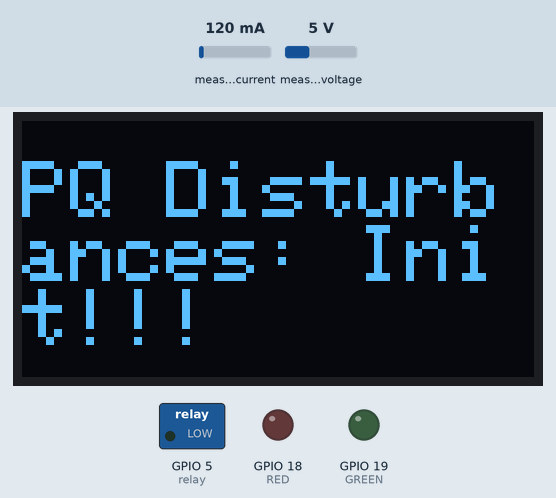
A sketch run on a simulated ESP32. Parts: 128×64 one-colour display, switched loads named in the sketch (green lamp = pin HIGH), output pins drawn as LEDs (lit = HIGH). The inputs (shaded band) are chosen by the test bench; at power-on: measured current 120 mA, measured voltage 5 V. WiFi joins after 1.5 s; servers stay silent unless stated; the local clock reads 2024-03-15 10:24:30 at power-on unless the sketch sets it; what the sketch prints to the serial monitor is not drawn.

Above: at 4.1 s.
At 60.1 s:
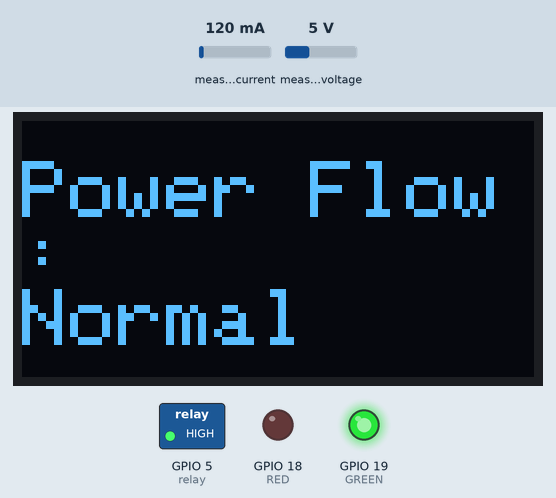
Timing chart, 0 to 61.6 s (numbered marks = the images above):
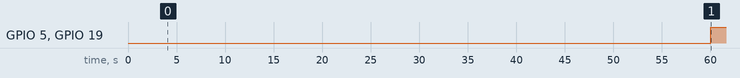

The sketch:

pzem-004t-.ino
```cpp
#include <Arduino.h>
#include <HardwareSerial.h>
#include <PZEM004T.h>
#include <WiFi.h>
#include <Firebase_ESP_Client.h>
#include <Wire.h>
#include <Adafruit_GFX.h>
#include <Adafruit_SSD1306.h>
#define SCREEN_WIDTH 128 // OLED display width, in pixels
#define SCREEN_HEIGHT 64 // OLED display height, in pixels
// ESP32 connections - SCL: D22; SDA: D21 of the ESP32.
#include "time.h"

void checkpqfunc();

//Pin definitions
const int relay = 5;
const int GREEN = 19;
const int RED = 18;

const int threshold_Vrms = 230;
const int undervoltage = 0.9 * threshold_Vrms;
const int overvoltage = 1.1*threshold_Vrms;

// Declaration for an SSD1306 display connected to I2C (SDA, SCL pins)
Adafruit_SSD1306 display(SCREEN_WIDTH, SCREEN_HEIGHT, &Wire, -1);

HardwareSerial PzemSerial2(2);     // Use hwserial UART2 at pins IO-16 (RX2) and IO-17 (TX2)
PZEM004T pzem(&PzemSerial2);

IPAddress ip(192,168,1,1);

#include "addons/TokenHelper.h"
#include "addons/RTDBHelper.h"

// Insert your network credentials
#define WIFI_SSID "******"
#define WIFI_PASSWORD "******"

// Insert Firebase project API Key
#define API_KEY "****"

// Insert Authorized Email and Corresponding Password
#define USER_EMAIL "*******"
#define USER_PASSWORD "******"

// Insert RTDB URLefine the RTDB URL
#define DATABASE_URL "********"

// Define Firebase objects
FirebaseData fbdo;
FirebaseAuth auth;
FirebaseConfig config;

// Variable to save USER UID
String uid;

// Database main path (to be updated in setup with the user UID)
String databasePath;

// Database child nodes
String voltPath = "/voltage";
String currPath = "/current";
String powPath = "/power";
String activePath = "/activeenergy";
String timePath = "/timestamp";

// Parent Node (to be updated in every loop)
String parentPath;

int timestamp;
FirebaseJson json;

const char* ntpServer = "pool.ntp.org";
float v;
float voltage;
float current;
float power;
float energy;

// Timer variables (send new readings every three minutes)
unsigned long sendDataPrevMillis = 0;
unsigned long timerDelay = 180000;
unsigned long previMillis = 0;
const long interval = 60000;

// Initialize WiFi
void initWiFi() {
  WiFi.begin(WIFI_SSID, WIFI_PASSWORD);
  Serial.print("Connecting to WiFi ..");
  while (WiFi.status() != WL_CONNECTED) {
    Serial.print('.');
    delay(1000);
  }
  Serial.println(WiFi.localIP());
  Serial.println();
}
// Function that gets current epoch time
unsigned long getTime() {
  time_t now;
  struct tm timeinfo;
  if (!getLocalTime(&timeinfo)) {
    //Serial.println("Failed to obtain time");
    return(0);
  }
  time(&now);
  return now;
}
void setup() {
  Serial.begin(115200);
  pzem.setAddress(ip);
  initWiFi();
  configTime(0, 0, ntpServer);
  //--------------------------pin modes----------------------//
  pinMode(GREEN, OUTPUT);
  pinMode(RED, OUTPUT);
  pinMode(relay, OUTPUT);
  // ............................for the display...............................//

  //initialize display display with address 0x3C for 128x64
  if(!display.begin(SSD1306_SWITCHCAPVCC, 0x3C)) { // Address 0x3D for 128x64
    Serial.println(F("SSD1306 allocation failed"));
    for(;;);
  }

  delay(2000);         // wait for initializing
  display.clearDisplay(); // clear display

  display.setTextSize(2);          // text size
  display.setTextColor(WHITE);     // text color
  display.setCursor(0, 10);        // position to display
  display.println("PQ Disturbances: Init!!!"); // text to display
  display.display();               // show on display

  //......................................./display.........................//

  // Assign the api key (required)
  config.api_key = API_KEY;

  // Assign the user sign in credentials
  auth.user.email = USER_EMAIL;
  auth.user.password = USER_PASSWORD;

  // Assign the RTDB URL (required)
  config.database_url = DATABASE_URL;

  Firebase.reconnectWiFi(true);
  fbdo.setResponseSize(4096);

  // Assign the callback function for the long running token generation task */
  config.token_status_callback = tokenStatusCallback; //see addons/TokenHelper.h

  // Assign the maximum retry of token generation
  config.max_token_generation_retry = 5;

  // Initialize the library with the Firebase authen and config
  Firebase.begin(&config, &auth);

  // Getting the user UID might take a few seconds
  Serial.println("Getting User UID");
  while ((auth.token.uid) == "") {
    Serial.print('.');
    delay(1000);
  }
  // Print user UID
  uid = auth.token.uid.c_str();
  Serial.print("User UID: ");
  Serial.println(uid);

  // Update database path
  databasePath = "/UsersData/" + uid + "/readings";
}
// PQ functions ..................................................................//
void checkpqfunc(){ // include timing to meet the time requirements
  float v = pzem.voltage(ip);

  unsigned long currentMillis = millis();
  if(currentMillis - previMillis >= interval){
      previMillis = currentMillis;
       if (v <= undervoltage && v >= 0){ // undervoltage
       digitalWrite(relay, LOW);
       digitalWrite(GREEN, LOW);
       digitalWrite(RED, HIGH);

       display.clearDisplay();
       display.setCursor(0, 10);        // position to display
       display.println("Power Flow: ");
       display.print("Under voltage");

       display.display();
       }
     else if (v >= overvoltage){ // overvoltage
       digitalWrite(relay, LOW);
       digitalWrite(GREEN, LOW);
       digitalWrite(RED, HIGH);

       display.clearDisplay();
       display.setCursor(0, 10);        // position to display
       display.println("Power Flow: ");
       display.print("Over voltage");

       display.display();
       }
     else if (v <0){ // interruptions
       digitalWrite(relay, LOW);
       digitalWrite(GREEN, LOW);
       digitalWrite(RED, HIGH);

       display.clearDisplay();
       display.setCursor(0, 10);        // position to display
       display.print("Interruption");

       display.display();
       }
     else{
       digitalWrite(relay, HIGH);
       digitalWrite(GREEN, HIGH);
       digitalWrite(RED, LOW);

       display.clearDisplay();
       display.setCursor(0, 10);        // position to display
       display.println("Power Flow: ");
       display.print("Normal");

       display.display();
       }
   }
}
// -------------------------------------------//end of pq funcs-------------------//
void loop() {
   //.......................power quality func calling .........................//
    checkpqfunc();
   // ----------------------end of pq funcs calls ------------------------------//
  if (Firebase.ready() && (millis() - sendDataPrevMillis > timerDelay || sendDataPrevMillis == 0)){
    sendDataPrevMillis = millis();
    //Get current timestamp
    timestamp = getTime();
    Serial.print ("time: ");
    Serial.println (timestamp);

    parentPath= databasePath + "/" + String(timestamp);

    json.set(timePath, String(timestamp));
    json.set(voltPath.c_str(), String(pzem.voltage(ip)));
    json.set(currPath.c_str(), String(pzem.current(ip)));
    json.set(powPath.c_str(), String(pzem.power(ip)));
    json.set(activePath.c_str(), String(pzem.energy(ip)));
    Serial.printf("Set json... %s\n", Firebase.RTDB.setJSON(&fbdo, parentPath.c_str(), &json) ? "ok" : fbdo.errorReason().c_str());
  }
}
```

Measured:
- by itself, GPIO 5 (relay), GPIO 19 (GREEN): LOW → HIGH at 60.0 s
- what the display in image 0 shows lasts 55.9 s, from 4.1 s to 60.0 s
